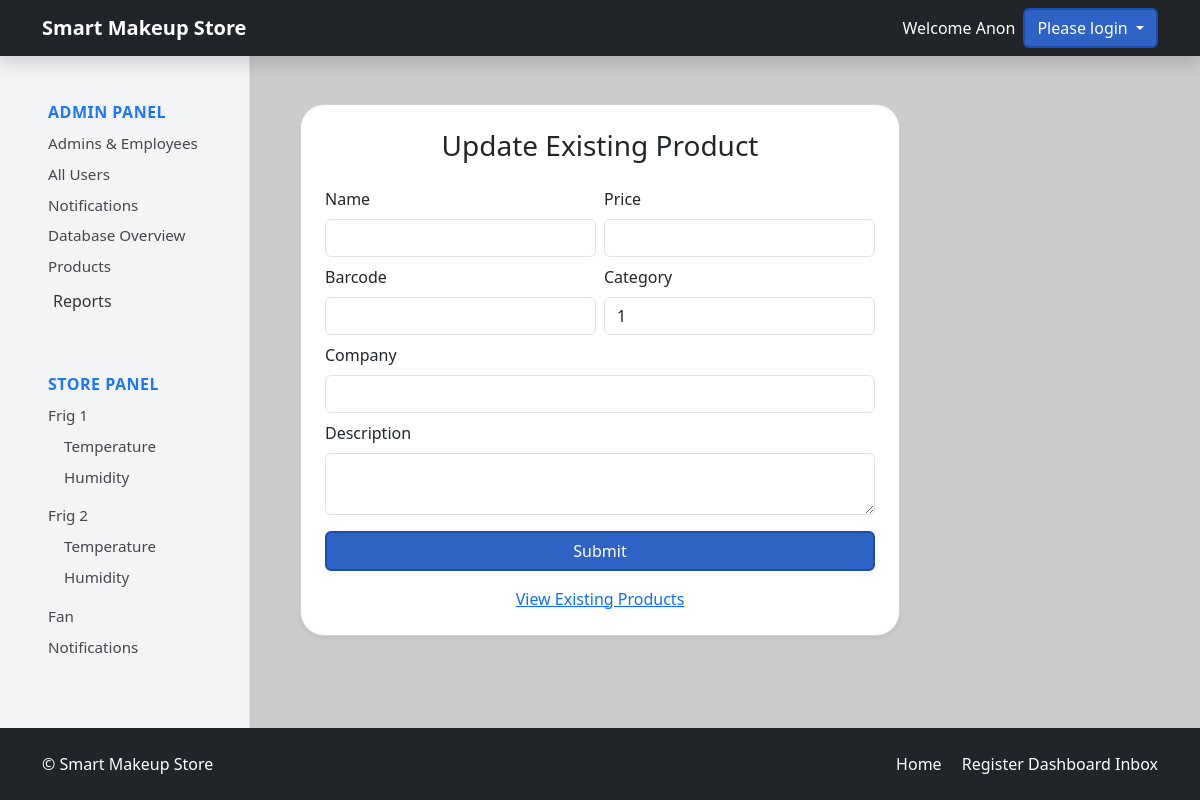
The page /admin-dashboard/products/10/update on the database as committed earlier.
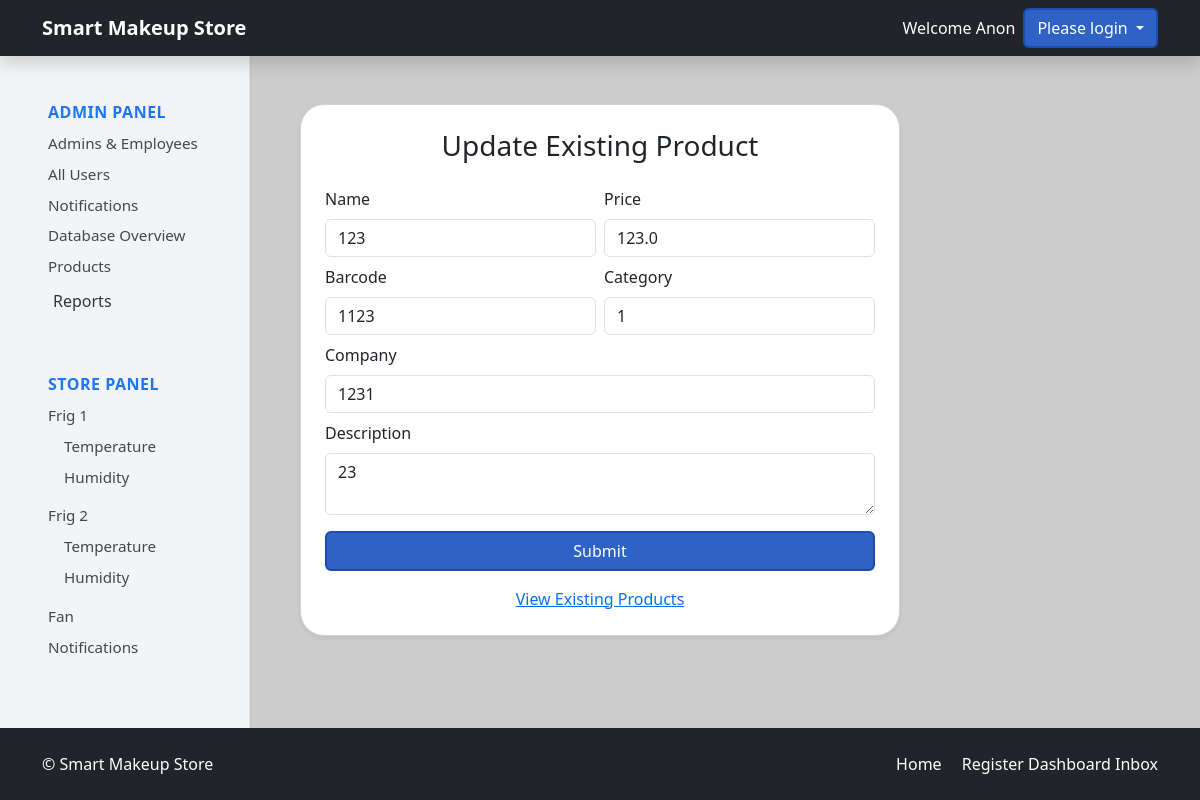
The same page on the database as committed later.
### tables this page shows
CREATE TABLE products (
            product_id INTEGER PRIMARY KEY AUTOINCREMENT,
            category_id INTEGER DEFAULT NULL,
            product_name TEXT NOT NULL,
            product_description TEXT DEFAULT NULL,
            product_price REAL NOT NULL,
            product_company TEXT,
            product_stock_quantity INTEGER DEFAULT 0,
            product_created_at DATETIME DEFAULT CURRENT_TIMESTAMP,
            product_updated_at DATETIME,
            FOREIGN KEY(category_id) REFERENCES categories(category_id)
        );

CREATE TABLE product_barcode (
            barcode_id INTEGER PRIMARY KEY AUTOINCREMENT,
            product_id INTEGER NOT NULL,
            barcode_num TEXT UNIQUE NOT NULL,
            FOREIGN KEY(product_id) REFERENCES products(product_id)
        );

### routes/store.py (the view, shortened to what this page needs)
@app.route('/admin-dashboard/products/<int:product_id>/update',methods = ['GET','POST'])
def productUpdate(product_id):
    storeDb = db.getDB()
    product = storeDb.execute(
        '''SELECT p.*,pb.*,STRING_AGG(pr.rfid_tag,' / ') as rfid_tag FROM products p
            LEFT JOIN product_rfid pr on pr.product_id = p.product_id
            LEFT JOIN product_barcode pb on   pb.product_id= p.product_id
            WHERE p.product_id = ? GROUP BY p.product_id''',
    (product_id,)).fetchone()
    return render_template('productUpdate.html', product=product)

### models/database.py (called while the page is built)
def getDB():
    conn = sqlite3.connect('store.db', check_same_thread=False)
    conn.row_factory = sqlite3.Row
    return conn

### templates/productUpdate.html (shortened to what this page needs)
{% extends "base.html" %}
{% block content %}
        {% include "adminSidebar.html" with context %}
<div class="container d-flex flex-column align-items-center p-4">
  <div class="card shadow-sm mb-4 rounded" style="min-width: 450px; max-width: 600px; width: 100%;">
    <div class="card-body p-4">
      <h3 class="card-title text-center mb-4">Update Existing Product</h3>
      <form method="POST"  class="mb-3">
        <div class="row g-2">
          <div class="col-md-6">
            <label class="form-label">Name</label>
            <input type="text" class="form-control rounded" name="product_name" value="{{ product.product_name }}" required>
          </div>
          <div class="col-md-6">
            <label class="form-label">Price</label>
            <input type="number" pattern="^\d*(\.\d{0,2})?$" class="form-control rounded" value="{{ product.product_price }}" name="product_price" required>
          </div>
                    <div class="col-md-6">
            <label class="form-label">Barcode</label>
            <input type="text"  class="form-control rounded" value="{{ product.barcode_num }}" name="product_barcode" required>
          </div>
            <div class="col-md-6">
            <label class="form-label">Category</label>
            <select type="text" class="form-control rounded" name="product_category" required>
            <option value="1">1</option>
            </select>
          </div>
          <div class="col-12">
            <label class="form-label">Company</label>
            <input type="text" class="form-control rounded" value="{{ product.product_company }}" name="product_company" required>
          </div>
          <div class="col-12">
            <label class="form-label">Description</label>
            <textarea  class="form-control rounded"  name="product_description" required>{{ product.product_description }}</textarea>
          </div>
          <div class="col-12 mt-3">
            <button type="submit" class="btn btn-primary w-100 rounded">Submit</button>
          </div>
        </div>
      </form>
      <div class="text-center mt-2">
        <a href="{{ url_for('store.productsList') }}">View Existing Products</a>
      </div>
    </div>
  </div>
</div>
{% endblock %}

### templates/base.html (shortened to what this page needs)
<!doctype html>
<html>
  <head>
    <link href="https://cdn.jsdelivr.net/npm/bootstrap@5.3.0/dist/css/bootstrap.min.css" rel="stylesheet"/>
    <link href="https://cdn.jsdelivr.net/npm/bootstrap-icons@1.11.1/font/bootstrap-icons.css" rel="stylesheet">
    <link rel="stylesheet" href="{{ url_for('static', filename='css/00-Global-Styles.css') }}">
  </head>
  <body>
    <main>
        <nav class="navbar navbar-expand-lg navbar-dark bg-dark shadow">
        <div class="container">
            <a class="navbar-brand" href="{{ url_for('store.storeIndex') }}">
            <b>Smart Makeup Store</b>
            </a>
          <div class="ms-auto text-white d-flex align-items-center">
            {% if session.get('user_first_name') %}
              <span class="me-2">Welcome {{ session.get('user_first_name') }}</span>
              <form method="GET" action="{{ url_for('store.logout') }}">
                <button type="submit" class="btn btn-danger btn-sm">Logout</button>
              </form>
            {% else %}
              <span class="me-2">Welcome Anon</span>
              <div class="dropdown">
                <button class="btn btn-primary dropdown-toggle"
                        type="button"
                        id="loginDropdown"
                        data-bs-toggle="dropdown"
                        data-bs-auto-close="outside"
                        aria-expanded="false">
                  Please login
                </button>
                {% endif %}
            </div>
            </div>
        </div>
        </nav>
      <div class="container mt-4">{% block content %}{% endblock %}</div>
      <footer class="bg-dark text-white py-4 mt-auto">
        <div class="container d-flex justify-content-between align-items-center">
            <span>&copy; {{ current_year }} Smart Makeup Store</span>
            <div>
                <a href="{{ url_for('store.storeIndex') }}" class="text-white me-3 text-decoration-none">Home</a>
                <a href="{{ url_for('store.customersRegistration') }}" class="text-white text-decoration-none">Register</a>
                <a href="{{ url_for('store.storeDashboard') }}" class="text-white text-decoration-none">Dashboard</a>
                <a href="{{ url_for('store.viewInbox') }}" class="text-white text-decoration-none">Inbox</a>
            </div>
        </div>
      </footer>
    </main>
  </body>
</html>

### templates/adminSidebar.html (shortened to what this page needs)
<nav class="admin-sidebar col-md-3 col-lg-2 d-md-block bg-light vh-100 border-end shadow-sm">
  <div class="position-sticky top-0 pt-4 pb-4 px-2">
    <nav class="nav flex-column">
      <a class="nav-link px-2 py-1 rounded" href="{{ url_for('store.adminDashboard') }}">
        <span class="text-primary fw-bold mb-2">Admin Panel</span>
      </a>
      <a class="nav-link px-2 py-1 rounded" href="{{ url_for('store.adminDashboard') }}#staff-section">Admins & Employees</a>
      <a class="nav-link px-2 py-1 rounded" href="{{ url_for('store.adminDashboard') }}#all-users-section">All Users</a>
      <a class="nav-link px-2 py-1 rounded" href="{{ url_for('store.adminDashboard') }}#notifications-section">Notifications</a>
      <a class="nav-link px-2 py-1 rounded" href="{{ url_for('store.adminDashboard') }}#db-overview-section">Database Overview</a>
            <a class="nav-link px-2 py-1 rounded" href="{{ url_for('store.productsList') }}">Products</a>
             <button
        class="btn btn-toggle align-items-center rounded collapsed"
        data-bs-toggle="collapse"
        data-bs-target="#dashboard-collapse"
        aria-expanded="false"
        style="text-align: left"
      >
        Reports
      </button>
      <br>
      <br>
      <a class="nav-link px-2 py-1 rounded" href="{{ url_for('store.storeDashboard') }}">
        <span class="text-primary fw-bold mt-2 mb-2">Store Panel</span>
      </a>
      <a class="nav-link px-2 py-1 rounded" href="{{ url_for('store.storeDashboard') }}#frig-1">Frig 1</a>
      <a class="nav-link px-4 py-1 rounded" href="{{ url_for('store.storeDashboard') }}#frig-1-temp">Temperature</a>
      <a class="nav-link px-4 py-1 rounded" href="{{ url_for('store.storeDashboard') }}#frig-1-humidity">Humidity</a>
      <a class="nav-link px-2 py-1 rounded mt-2" href="{{ url_for('store.storeDashboard') }}#frig-2">Frig 2</a>
      <a class="nav-link px-4 py-1 rounded" href="{{ url_for('store.storeDashboard') }}#frig-2-temp">Temperature</a>
      <a class="nav-link px-4 py-1 rounded" href="{{ url_for('store.storeDashboard') }}#frig-2-humidity">Humidity</a>
      <a class="nav-link px-2 py-1 rounded mt-2" href="{{ url_for('store.storeDashboard') }}#fan-section">Fan</a>
      <a class="nav-link px-2 py-1 rounded" href="{{ url_for('store.storeDashboard') }}#notifications-section">Notifications</a>
    </nav>
  </div>
</nav>

### static/css/00-Global-Styles.css (style rules this page uses)
body, html { background-color: #ccc !important; color: #333; display: flex; flex-direction: column; margin: 0; padding: 0; min-height: 100vh; }
nav { position: absolute; top: 0px; }
.bg-primary, .btn-primary { background-color: #2e62c4 !important; }
.btn-primary { border: 2px solid #1a4dad; }
.card { border-radius: 1.5rem !important; }
footer { background-color: #2e62c4; color: #fff; padding: 1rem 0; flex-shrink: 0; text-align: center; position: absolute; bottom: 0; width: 100%; }
.admin-sidebar { position: absolute; top: 0; left: 0; min-height: 100vh; max-height: 100%; width: 250px; padding: 6rem 2rem; z-index: -1; opacity: 0.9; }
main { position: absolute; z-index: 1; min-height: 100vh; max-height: 100%; min-width: 100vw; max-width: 100%; padding: 0; margin: 0; overflow: hidden; }
.admin-sidebar .nav-link { color: #343a40; font-size: 0.95rem; transition: background-color 0.2s, color 0.2s; }
.admin-sidebar span.text-primary { font-size: 1rem; text-transform: uppercase; letter-spacing: 0.5px; }

Rows that differ between the two databases and show on the page:
added products: product_name "123", product_price "123.0", product_company "1231", product_description "23"
added product_barcode: product_barcode "1123"
